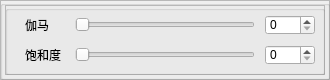
   <widget class="QFrame" name="frame_2">
    <property name="geometry">
     <rect>
      <x>1090</x>
      <y>20</y>
      <width>330</width>
      <height>80</height>
     </rect>
    </property>
    <property name="frameShape">
     <enum>QFrame::StyledPanel</enum>
    </property>
    <property name="frameShadow">
     <enum>QFrame::Raised</enum>
    </property>
    <widget class="QGroupBox" name="groupBox_4">
     <property name="geometry">
      <rect>
       <x>0</x>
       <y>0</y>
       <width>330</width>
       <height>80</height>
      </rect>
     </property>
     <property name="title">
      <string/>
     </property>
     <widget class="QFrame" name="frame_3">
      <property name="geometry">
       <rect>
        <x>5</x>
        <y>5</y>
        <width>320</width>
        <height>70</height>
       </rect>
      </property>
      <property name="frameShape">
       <enum>QFrame::StyledPanel</enum>
      </property>
      <property name="frameShadow">
       <enum>QFrame::Raised</enum>
      </property>
      <widget class="QGroupBox" name="groupBox_5">
       <property name="geometry">
        <rect>
         <x>0</x>
         <y>0</y>
         <width>320</width>
         <height>70</height>
        </rect>
       </property>
       <property name="title">
        <string/>
       </property>
       <widget class="QLabel" name="label">
        <property name="geometry">
         <rect>
          <x>20</x>
          <y>10</y>
          <width>40</width>
          <height>20</height>
         </rect>
        </property>
        <property name="text">
         <string>伽马</string>
        </property>
       </widget>
       <widget class="QSlider" name="gamma_horizontalSlider">
        <property name="geometry">
         <rect>
          <x>70</x>
          <y>10</y>
          <width>180</width>
          <height>20</height>
         </rect>
        </property>
        <property name="orientation">
         <enum>Qt::Horizontal</enum>
        </property>
       </widget>
       <widget class="QSpinBox" name="spinBox_gamma">
        <property name="geometry">
         <rect>
          <x>260</x>
          <y>10</y>
          <width>50</width>
          <height>20</height>
         </rect>
        </property>
       </widget>
       <widget class="QSlider" name="contrast_horizontalSlider">
        <property name="geometry">
         <rect>
          <x>70</x>
          <y>40</y>
          <width>180</width>
          <height>20</height>
         </rect>
        </property>
        <property name="orientation">
         <enum>Qt::Horizontal</enum>
        </property>
       </widget>
       <widget class="QLabel" name="label_2">
        <property name="geometry">
         <rect>
          <x>20</x>
          <y>40</y>
          <width>50</width>
          <height>20</height>
         </rect>
        </property>
        <property name="text">
         <string>饱和度</string>
        </property>
       </widget>
       <widget class="QSpinBox" name="spinBox_contrast">
        <property name="geometry">
         <rect>
          <x>260</x>
          <y>40</y>
          <width>50</width>
          <height>20</height>
         </rect>
        </property>
       </widget>
      </widget>
     </widget>
    </widget>
   </widget>
